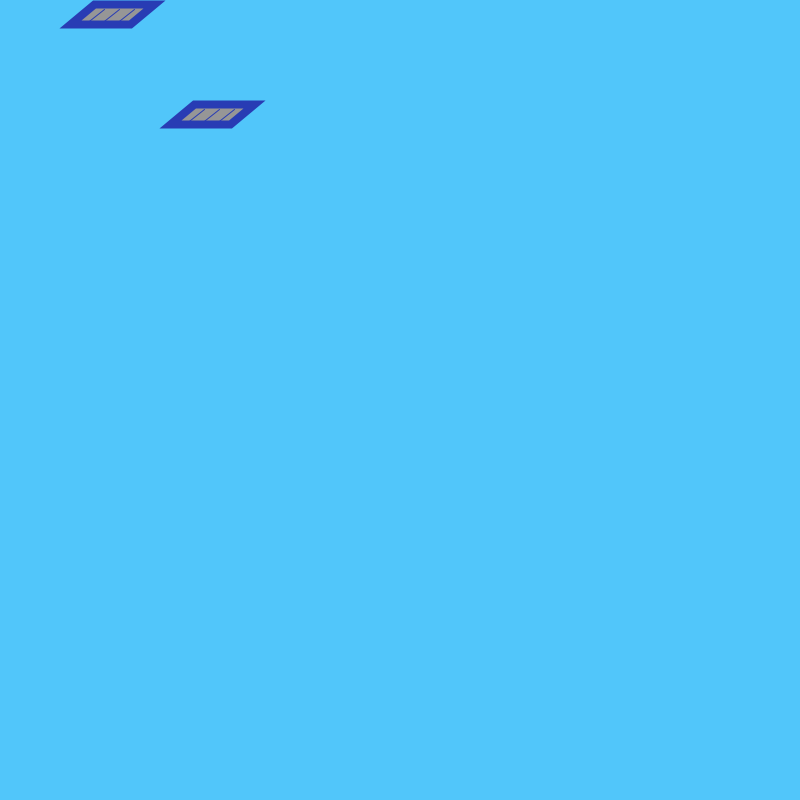
Frame 1 (no input)
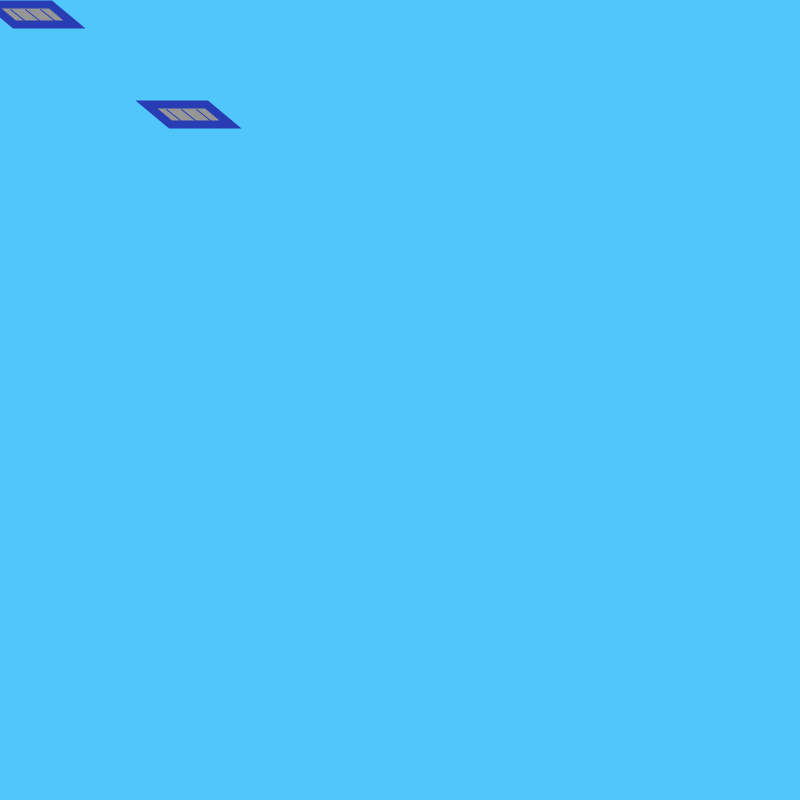
Frame 60 (the mouse pressed at the canvas centre just before this capture)
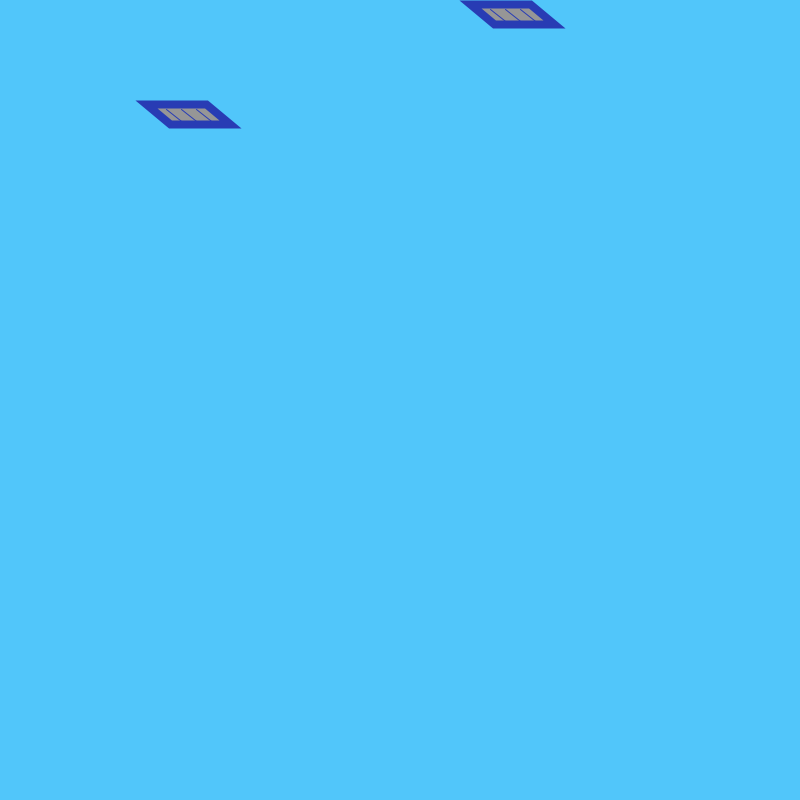
Frame 120 (the mouse held since frame 60 and released just before this capture)

The Processing sketch that drew these frames (run headless with seeded random() and noise(); from frame 60 on, the mouse is pressed at the canvas centre):

// Processing sketch: fish_example2
// ── fish_example2.pde
//aquarium

float x = 100;
float y = 50;

//background fishes
float bottomfishx = 150;
float bottomfishy = 650; 

int grey = 150; 
int bluestroke1 = 40;
int bluestroke2 = 60;
int bluestroke3 = 180; 

float fishspeed = 8;
float topfishspeed = 8;
int flip = 1; 
int topflip = -1; 

void setup () {
  size (800,800);
  frameRate (30);
  //set all to center mode
  ellipseMode(CENTER);
  rectMode(CENTER);
  smooth();
}

void draw() {
    
  background (81,198,250);
  drawFish(x,y);
  drawFish(200,150);
  moveFish();
}


void drawFish(float topfishx, float topfishy) {
  //gray fish top

  //top fin
  stroke(bluestroke1, bluestroke2, bluestroke3);
  fill(grey);
  strokeWeight(8);
  quad(topfishx-30*topflip,topfishy-26,topfishx+30*topflip,topfishy-26,topfishx+6*topflip,topfishy-46,topfishx-54*topflip,topfishy-46);
  strokeWeight (1);
  line (topfishx-15*topflip,topfishy-26,topfishx-34*topflip,topfishy-41);
  line (topfishx,topfishy-26,topfishx-19*topflip,topfishy-41);
  line (topfishx+15*topflip,topfishy-26,topfishx-4*topflip,topfishy-41);
}

void moveFish() {
  x = x - topfishspeed; 

  if (x > (width + 160) || x < -160) {
    topfishspeed = topfishspeed * -1;
    topflip = topflip * -1;
  }
}
